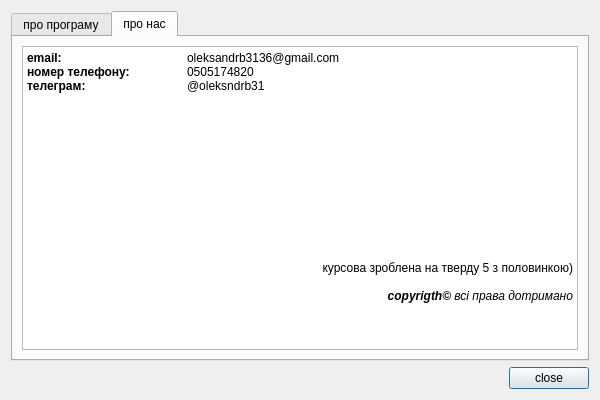
<?xml version="1.0" encoding="UTF-8"?>
<ui version="4.0">
 <class>AboutDialog</class>
 <widget class="QDialog" name="AboutDialog">
  <property name="geometry">
   <rect>
    <x>0</x>
    <y>0</y>
    <width>600</width>
    <height>400</height>
   </rect>
  </property>
  <property name="minimumSize">
   <size>
    <width>600</width>
    <height>400</height>
   </size>
  </property>
  <property name="maximumSize">
   <size>
    <width>600</width>
    <height>400</height>
   </size>
  </property>
  <property name="windowTitle">
   <string>about</string>
  </property>
  <layout class="QGridLayout" name="gridLayout_4">
   <item row="0" column="0">
    <widget class="QTabWidget" name="tabw">
     <property name="currentIndex">
      <number>1</number>
     </property>
     <widget class="QWidget" name="tab">
      <attribute name="title">
       <string>про програму</string>
      </attribute>
      <layout class="QGridLayout" name="gridLayout_3">
       <item row="0" column="0">
        <widget class="QTextBrowser" name="textBrowser_2">
         <property name="html">
          <string>&lt;!DOCTYPE HTML PUBLIC &quot;-//W3C//DTD HTML 4.0//EN&quot; &quot;http://www.w3.org/TR/REC-html40/strict.dtd&quot;&gt;
&lt;html&gt;&lt;head&gt;&lt;meta name=&quot;qrichtext&quot; content=&quot;1&quot; /&gt;&lt;meta charset=&quot;utf-8&quot; /&gt;&lt;style type=&quot;text/css&quot;&gt;
p, li { white-space: pre-wrap; }
hr { height: 1px; border-width: 0; }
li.unchecked::marker { content: &quot;\2610&quot;; }
li.checked::marker { content: &quot;\2612&quot;; }
&lt;/style&gt;&lt;/head&gt;&lt;body style=&quot; font-family:'Segoe UI'; font-size:9pt; font-weight:400; font-style:normal;&quot;&gt;
&lt;p align=&quot;center&quot; style=&quot; margin-top:12px; margin-bottom:12px; margin-left:0px; margin-right:0px; -qt-block-indent:0; text-indent:0px;&quot;&gt;&lt;a name=&quot;docs-internal-guid-f3fa00d2-7fff-10f0-eedd-6d48535a0b98&quot;&gt;&lt;/a&gt;&lt;span style=&quot; font-family:'Times New Roman','serif'; font-size:7pt; color:#000000; background-color:transparent;&quot;&gt;В&lt;/span&gt;&lt;span style=&quot; font-family:'Times New Roman','serif'; font-size:7pt; color:#000000; background-color:transparent;&quot;&gt;ІДОКРЕМЛЕНИЙ СТРУКТУРНИЙ ПІДРОЗДІЛ&lt;/span&gt;&lt;/p&gt;
&lt;p align=&quot;center&quot; style=&quot; margin-top:12px; margin-bottom:12px; margin-left:0px; margin-right:0px; -qt-block-indent:0; text-indent:0px;&quot;&gt;&lt;span style=&quot; font-family:'Times New Roman','serif'; font-size:7pt; color:#000000; background-color:transparent;&quot;&gt;«ТЕРНОПІЛЬСЬКИЙ ФАХОВИЙ КОЛЕДЖ &lt;/span&gt;&lt;/p&gt;
&lt;p align=&quot;center&quot; style=&quot; margin-top:12px; margin-bottom:12px; margin-left:0px; margin-right:0px; -qt-block-indent:0; text-indent:0px;&quot;&gt;&lt;span style=&quot; font-family:'Times New Roman','serif'; font-size:7pt; color:#000000; background-color:transparent;&quot;&gt;ТЕРНОПІЛЬСЬКОГО НАЦІОНАЛЬНОГО ТЕХНІЧНОГО УНІВЕРСИТЕТУ ІМЕНІ ІВАНА ПУЛЮЯ»&lt;/span&gt;&lt;/p&gt;
&lt;p align=&quot;center&quot; style=&quot; margin-top:12px; margin-bottom:12px; margin-left:0px; margin-right:0px; -qt-block-indent:0; text-indent:0px;&quot;&gt;&lt;span style=&quot; font-family:'Times New Roman','serif'; font-size:7pt; color:#000000; background-color:transparent;&quot;&gt;ВІДДІЛЕННЯ ТЕЛЕКОМУНІКАЦІЙ ТА ЕЛЕКТРОННИХ СИСТЕМ&lt;/span&gt;&lt;/p&gt;
&lt;p align=&quot;center&quot; style=&quot; margin-top:12px; margin-bottom:12px; margin-left:0px; margin-right:0px; -qt-block-indent:0; text-indent:0px;&quot;&gt;&lt;span style=&quot; font-family:'Times New Roman','serif'; font-size:7pt; color:#000000; background-color:transparent;&quot;&gt;Циклова комісія комп’ютерних наук&lt;/span&gt;&lt;/p&gt;
&lt;p style=&quot; margin-top:12px; margin-bottom:12px; margin-left:0px; margin-right:0px; -qt-block-indent:0; text-indent:0px;&quot;&gt;&lt;span style=&quot; font-size:7pt; color:#000000;&quot;&gt;&lt;br /&gt;&lt;br /&gt;&lt;br /&gt;&lt;/span&gt;&lt;/p&gt;
&lt;p align=&quot;center&quot; style=&quot; margin-top:12px; margin-bottom:12px; margin-left:0px; margin-right:0px; -qt-block-indent:0; text-indent:0px;&quot;&gt;&lt;span style=&quot; font-family:'Times New Roman','serif'; font-size:7pt; font-weight:700; color:#000000; background-color:transparent;&quot;&gt;КУРСОВА РОБОТА &lt;/span&gt;&lt;/p&gt;
&lt;p align=&quot;center&quot; style=&quot; margin-top:12px; margin-bottom:12px; margin-left:0px; margin-right:0px; -qt-block-indent:0; text-indent:0px;&quot;&gt;&lt;span style=&quot; font-family:'Times New Roman','serif'; font-size:7pt; color:#000000; background-color:transparent;&quot;&gt;з дисципліни:&lt;/span&gt;&lt;/p&gt;
&lt;p align=&quot;center&quot; style=&quot; margin-top:12px; margin-bottom:12px; margin-left:0px; margin-right:0px; -qt-block-indent:0; text-indent:0px;&quot;&gt;&lt;span style=&quot; font-family:'Times New Roman','serif'; font-size:7pt; font-weight:700; color:#000000; background-color:transparent;&quot;&gt;«Об’єктно-орієнтоване програмування»&lt;/span&gt;&lt;/p&gt;
&lt;p align=&quot;center&quot; style=&quot; margin-top:12px; margin-bottom:12px; margin-left:0px; margin-right:0px; -qt-block-indent:0; text-indent:0px;&quot;&gt;&lt;span style=&quot; font-family:'Times New Roman','serif'; font-size:7pt; color:#000000; background-color:transparent;&quot;&gt;на тему:&lt;/span&gt;&lt;span style=&quot; font-family:'Times New Roman','serif'; font-size:7pt; text-decoration: underline; color:#000000; background-color:transparent;&quot;&gt;«Розробка програми для підбору кольорів та генерації кольорових схем для графічного веб-дизайну.»&lt;/span&gt;&lt;/p&gt;
&lt;p style=&quot; margin-top:12px; margin-bottom:12px; margin-left:0px; margin-right:0px; -qt-block-indent:0; text-indent:0px;&quot;&gt;&lt;span style=&quot; font-size:7pt; color:#000000;&quot;&gt;&lt;br /&gt;&lt;br /&gt;&lt;br /&gt;&lt;br /&gt;&lt;br /&gt;&lt;/span&gt;&lt;/p&gt;
&lt;p align=&quot;right&quot; style=&quot; margin-top:12px; margin-bottom:12px; margin-left:0px; margin-right:0px; -qt-block-indent:0; text-indent:0px;&quot;&gt;&lt;span style=&quot; font-family:'Times New Roman','serif'; font-size:7pt; color:#000000; background-color:transparent;&quot;&gt;Студента &lt;/span&gt;&lt;span style=&quot; font-family:'Times New Roman','serif'; font-size:7pt; text-decoration: underline; color:#000000; background-color:transparent;&quot;&gt; 3 &lt;/span&gt;&lt;span style=&quot; font-family:'Times New Roman','serif'; font-size:7pt; color:#000000; background-color:transparent;&quot;&gt; курсу  групи &lt;/span&gt;&lt;span style=&quot; font-family:'Times New Roman','serif'; font-size:7pt; text-decoration: underline; color:#000000; background-color:transparent;&quot;&gt;КН-323&lt;/span&gt;&lt;span style=&quot; font-family:'Times New Roman','serif'; font-size:7pt; color:#000000; background-color:transparent;&quot;&gt; &lt;/span&gt;&lt;/p&gt;
&lt;p align=&quot;right&quot; style=&quot; margin-top:12px; margin-bottom:12px; margin-left:0px; margin-right:0px; -qt-block-indent:0; text-indent:0px;&quot;&gt;&lt;span style=&quot; font-family:'Times New Roman','serif'; font-size:7pt; color:#000000; background-color:transparent;&quot;&gt;спеціальності &lt;/span&gt;&lt;span style=&quot; font-family:'Times New Roman','serif'; font-size:7pt; text-decoration: underline; color:#000000; background-color:transparent;&quot;&gt;122 «Комп’ютерні науки» Біскупський О. Ю. &lt;/span&gt;&lt;/p&gt;
&lt;p align=&quot;right&quot; style=&quot; margin-top:12px; margin-bottom:12px; margin-left:0px; margin-right:0px; -qt-block-indent:0; text-indent:0px;&quot;&gt;&lt;span style=&quot; font-family:'Times New Roman','serif'; font-size:7pt; color:#000000; background-color:transparent;&quot;&gt;Керівник:&lt;/span&gt;&lt;span style=&quot; font-family:'Times New Roman','serif'; font-size:7pt; text-decoration: underline; color:#000000; background-color:transparent;&quot;&gt;  викладач   Лісовий В.М.        &lt;/span&gt;&lt;/p&gt;
&lt;p align=&quot;right&quot; style=&quot; margin-top:12px; margin-bottom:12px; margin-left:0px; margin-right:0px; -qt-block-indent:0; text-indent:0px;&quot;&gt;&lt;span style=&quot; font-family:'Times New Roman','serif'; font-size:7pt; color:#000000; background-color:transparent;&quot;&gt;Національна шкала ________________    &lt;/span&gt;&lt;/p&gt;
&lt;p align=&quot;right&quot; style=&quot; margin-top:12px; margin-bottom:12px; margin-left:0px; margin-right:0px; -qt-block-indent:0; text-indent:0px;&quot;&gt;&lt;span style=&quot; font-family:'Times New Roman','serif'; font-size:7pt; color:#000000; background-color:transparent;&quot;&gt;Кількість балів: ______ Оцінка:  ECTS ______&lt;/span&gt;&lt;/p&gt;
&lt;p align=&quot;right&quot; style=&quot; margin-top:12px; margin-bottom:12px; margin-left:0px; margin-right:0px; -qt-block-indent:0; text-indent:0px;&quot;&gt;&lt;span style=&quot; font-family:'Times New Roman','serif'; font-size:7pt; color:#000000; background-color:transparent;&quot;&gt;Члени комісії: _________ Володимир ЛІСОВИЙ&lt;/span&gt;&lt;/p&gt;
&lt;p align=&quot;right&quot; style=&quot; margin-top:12px; margin-bottom:12px; margin-left:0px; margin-right:0px; -qt-block-indent:0; text-indent:0px;&quot;&gt;&lt;span style=&quot; font-size:7pt; color:#000000;&quot;&gt;&lt;br /&gt;&lt;br /&gt;&lt;/span&gt;&lt;/p&gt;
&lt;p align=&quot;center&quot; style=&quot; margin-top:12px; margin-bottom:12px; margin-left:0px; margin-right:0px; -qt-block-indent:0; text-indent:0px;&quot;&gt;&lt;span style=&quot; font-family:'Times New Roman','serif'; font-size:7pt; color:#000000; background-color:transparent;&quot;&gt;м. Тернопіль – 2023&lt;/span&gt;&lt;/p&gt;
&lt;p style=&quot; margin-top:12px; margin-bottom:12px; margin-left:0px; margin-right:0px; -qt-block-indent:0; text-indent:0px;&quot;&gt;&lt;span style=&quot; font-size:7pt; color:#000000;&quot;&gt;&lt;br /&gt;&lt;/span&gt;&lt;/p&gt;&lt;/body&gt;&lt;/html&gt;</string>
         </property>
        </widget>
       </item>
      </layout>
     </widget>
     <widget class="QWidget" name="tab_2">
      <attribute name="title">
       <string>про нас</string>
      </attribute>
      <layout class="QGridLayout" name="gridLayout_2">
       <item row="0" column="0">
        <widget class="QTextBrowser" name="textBrowser">
         <property name="html">
          <string>&lt;!DOCTYPE HTML PUBLIC &quot;-//W3C//DTD HTML 4.0//EN&quot; &quot;http://www.w3.org/TR/REC-html40/strict.dtd&quot;&gt;
&lt;html&gt;&lt;head&gt;&lt;meta name=&quot;qrichtext&quot; content=&quot;1&quot; /&gt;&lt;meta charset=&quot;utf-8&quot; /&gt;&lt;style type=&quot;text/css&quot;&gt;
p, li { white-space: pre-wrap; }
hr { height: 1px; border-width: 0; }
li.unchecked::marker { content: &quot;\2610&quot;; }
li.checked::marker { content: &quot;\2612&quot;; }
&lt;/style&gt;&lt;/head&gt;&lt;body style=&quot; font-family:'Segoe UI'; font-size:9pt; font-weight:400; font-style:normal;&quot;&gt;
&lt;p style=&quot; margin-top:0px; margin-bottom:0px; margin-left:0px; margin-right:0px; -qt-block-indent:0; text-indent:0px;&quot;&gt;&lt;span style=&quot; font-weight:700;&quot;&gt;email: 		&lt;/span&gt;oleksandrb3136@gmail.com&lt;/p&gt;
&lt;p style=&quot; margin-top:0px; margin-bottom:0px; margin-left:0px; margin-right:0px; -qt-block-indent:0; text-indent:0px;&quot;&gt;&lt;span style=&quot; font-weight:700;&quot;&gt;номер телефону: 	&lt;/span&gt;0505174820&lt;/p&gt;
&lt;p style=&quot; margin-top:0px; margin-bottom:0px; margin-left:0px; margin-right:0px; -qt-block-indent:0; text-indent:0px;&quot;&gt;&lt;span style=&quot; font-weight:700;&quot;&gt;телеграм: 		&lt;/span&gt;@oleksndrb31&lt;/p&gt;
&lt;p style=&quot;-qt-paragraph-type:empty; margin-top:0px; margin-bottom:0px; margin-left:0px; margin-right:0px; -qt-block-indent:0; text-indent:0px;&quot;&gt;&lt;br /&gt;&lt;/p&gt;
&lt;p style=&quot;-qt-paragraph-type:empty; margin-top:0px; margin-bottom:0px; margin-left:0px; margin-right:0px; -qt-block-indent:0; text-indent:0px;&quot;&gt;&lt;br /&gt;&lt;/p&gt;
&lt;p style=&quot;-qt-paragraph-type:empty; margin-top:0px; margin-bottom:0px; margin-left:0px; margin-right:0px; -qt-block-indent:0; text-indent:0px;&quot;&gt;&lt;br /&gt;&lt;/p&gt;
&lt;p style=&quot;-qt-paragraph-type:empty; margin-top:0px; margin-bottom:0px; margin-left:0px; margin-right:0px; -qt-block-indent:0; text-indent:0px;&quot;&gt;&lt;br /&gt;&lt;/p&gt;
&lt;p style=&quot;-qt-paragraph-type:empty; margin-top:0px; margin-bottom:0px; margin-left:0px; margin-right:0px; -qt-block-indent:0; text-indent:0px;&quot;&gt;&lt;br /&gt;&lt;/p&gt;
&lt;p style=&quot;-qt-paragraph-type:empty; margin-top:0px; margin-bottom:0px; margin-left:0px; margin-right:0px; -qt-block-indent:0; text-indent:0px;&quot;&gt;&lt;br /&gt;&lt;/p&gt;
&lt;p style=&quot;-qt-paragraph-type:empty; margin-top:0px; margin-bottom:0px; margin-left:0px; margin-right:0px; -qt-block-indent:0; text-indent:0px;&quot;&gt;&lt;br /&gt;&lt;/p&gt;
&lt;p style=&quot;-qt-paragraph-type:empty; margin-top:0px; margin-bottom:0px; margin-left:0px; margin-right:0px; -qt-block-indent:0; text-indent:0px;&quot;&gt;&lt;br /&gt;&lt;/p&gt;
&lt;p style=&quot;-qt-paragraph-type:empty; margin-top:0px; margin-bottom:0px; margin-left:0px; margin-right:0px; -qt-block-indent:0; text-indent:0px;&quot;&gt;&lt;br /&gt;&lt;/p&gt;
&lt;p style=&quot;-qt-paragraph-type:empty; margin-top:0px; margin-bottom:0px; margin-left:0px; margin-right:0px; -qt-block-indent:0; text-indent:0px;&quot;&gt;&lt;br /&gt;&lt;/p&gt;
&lt;p style=&quot;-qt-paragraph-type:empty; margin-top:0px; margin-bottom:0px; margin-left:0px; margin-right:0px; -qt-block-indent:0; text-indent:0px;&quot;&gt;&lt;br /&gt;&lt;/p&gt;
&lt;p style=&quot;-qt-paragraph-type:empty; margin-top:0px; margin-bottom:0px; margin-left:0px; margin-right:0px; -qt-block-indent:0; text-indent:0px;&quot;&gt;&lt;br /&gt;&lt;/p&gt;
&lt;p align=&quot;right&quot; style=&quot; margin-top:0px; margin-bottom:0px; margin-left:0px; margin-right:0px; -qt-block-indent:0; text-indent:0px;&quot;&gt;курсова зроблена на тверду 5 з половинкою)&lt;/p&gt;
&lt;p style=&quot;-qt-paragraph-type:empty; margin-top:0px; margin-bottom:0px; margin-left:0px; margin-right:0px; -qt-block-indent:0; text-indent:0px;&quot;&gt;&lt;br /&gt;&lt;/p&gt;
&lt;p align=&quot;right&quot; style=&quot; margin-top:0px; margin-bottom:0px; margin-left:0px; margin-right:0px; -qt-block-indent:0; text-indent:0px;&quot;&gt;&lt;span style=&quot; font-weight:700; font-style:italic;&quot;&gt;copyrigth© &lt;/span&gt;&lt;span style=&quot; font-style:italic;&quot;&gt;всі права дотримано&lt;/span&gt;&lt;/p&gt;
&lt;p align=&quot;right&quot; style=&quot;-qt-paragraph-type:empty; margin-top:0px; margin-bottom:0px; margin-left:0px; margin-right:0px; -qt-block-indent:0; text-indent:0px;&quot;&gt;&lt;br /&gt;&lt;/p&gt;&lt;/body&gt;&lt;/html&gt;</string>
         </property>
        </widget>
       </item>
      </layout>
     </widget>
    </widget>
   </item>
   <item row="1" column="0">
    <layout class="QGridLayout" name="gridLayout">
     <item row="0" column="0">
      <spacer name="horizontalSpacer">
       <property name="orientation">
        <enum>Qt::Horizontal</enum>
       </property>
       <property name="sizeHint" stdset="0">
        <size>
         <width>40</width>
         <height>20</height>
        </size>
       </property>
      </spacer>
     </item>
     <item row="0" column="1">
      <widget class="QPushButton" name="pushButton">
       <property name="text">
        <string>close</string>
       </property>
      </widget>
     </item>
    </layout>
   </item>
  </layout>
 </widget>
 <resources/>
 <connections/>
</ui>
